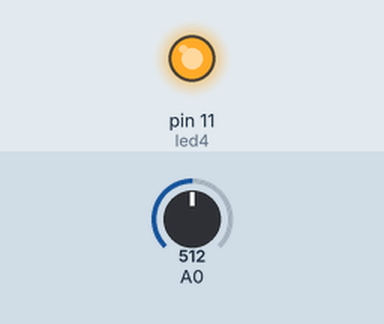
Recording of a sketch running on a simulated Arduino Uno, built with avr-gcc and run on an emulated ATmega328P. Shown: output pins drawn as LEDs (lit = HIGH). The inputs (shaded band) are chosen by the test bench; at power-on: A0 = 512.

Above: at 0.1 s.
Timing chart, 0 to 1.6 s (numbered marks = the images above):
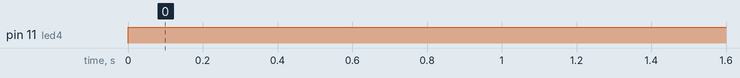

Measured:
- by itself, pin 11 (led4): LOW → HIGH at 0.00 s

The sketch:

analogExam1.ino
```cpp
int time = 1000;
int led4 = 11;
void setup() {
  Serial.begin(9600);
  pinMode(led4, OUTPUT);
}

void loop() {
  int readValue = analogRead(A0);
  if(readValue >= 500) {
    digitalWrite(led4,1);
  }else{
    digitalWrite(led4,1);
  }
}
```
